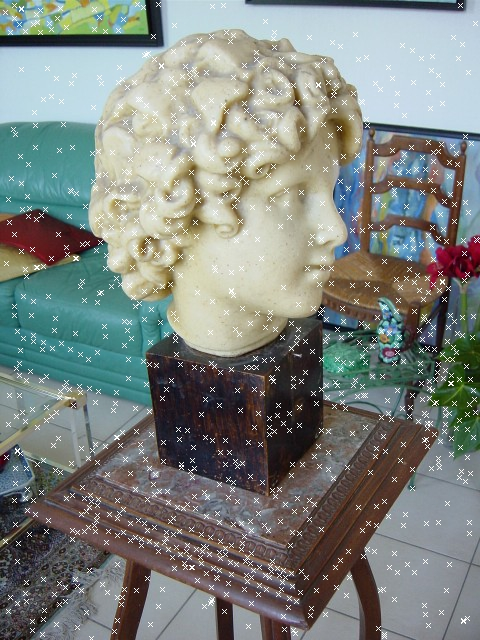
#> input picture Friday 08:30 - 10:30/E22CSEU1069_Adv_Cv_Labs/LAB 9/head1.jpg, 480 x 640 px, given in place of image1.png, which was not available
$ jupyter execute --allow-errors E22CSEU0912_ComputerV_Lab_9.ipynb   (shell and % lines are left out)
#> lines starting #> are read from the running program, lines starting #| are printed output that depends on the picture; after the words box and inside, x2 and y2 are one past the last pixel; in counts of white or black regions, pixels touching at a corner belong together; pictures that were not available may be replaced by others from this repository, and a replacement may not be noted
[cell 1]
import os

# Create folder named 'images_to_stitch'
os.makedirs('images_to_stitch', exist_ok=True)
print("Folder 'images_to_stitch' created.")

[cell 2]
from google.colab import files

# Upload files (for stitching or noisy image)
uploaded = files.upload()  # You’ll be prompted to upload files
#> the answer given: head1.jpg

[cell 3]
import shutil

# Move uploaded files to the folder
shutil.move('left.png', 'images_to_stitch/left.png')
shutil.move('right.png', 'images_to_stitch/right.png')

uploaded = files.upload()
#> the answer given: head2.jpg

[cell 4]
import cv2
import matplotlib.pyplot as plt

# Load image using OpenCV (replace with your actual image file)
# Check if the files exist before loading
import os

if os.path.exists('/content/left.jpg.png'):
    img1 = cv2.imread('/content/left.jpg.png', cv2.IMREAD_COLOR)  # Load in color
else:
    print("Error: '/content/left.jpg.png' not found.")
    img1 = None  # Or handle the error in a way that works for you

if os.path.exists('/content/noisy_image.jpg.png'):
    img2 = cv2.imread('/content/noisy_image.jpg.png', cv2.IMREAD_COLOR)  # Load in color
else:
    print("Error: '/content/noisy_image.jpg.png' not found.")
    img2 = None  # Or handle the error in a way that works for you

# Check if images were loaded correctly
if img1 is not None and img2 is not None:
    # Convert BGR (OpenCV) to RGB (matplotlib)
    img_rgb1 = cv2.cvtColor(img1, cv2.COLOR_BGR2RGB)
    img_rgb2 = cv2.cvtColor(img2, cv2.COLOR_BGR2RGB)

    # Display the images
    plt.figure(figsize=(8, 6))
    plt.imshow(img_rgb1)
    plt.title("Displayed Image (img1)")
    plt.axis('off')
    plt.show()

    plt.figure(figsize=(10, 6))
    plt.imshow(img_rgb2)
    plt.title("Displayed Image (img2)")
    plt.axis('off')
    plt.show()
else:
    print("Error: Could not load one or both images.")

[cell 5]
import cv2

img1 = cv2.imread('image1.png')
#> img1 is the input picture: shape (640, 480, 3); mean B, G, R 127.3, 132.3, 126.2
img2 = cv2.imread('image2.png')
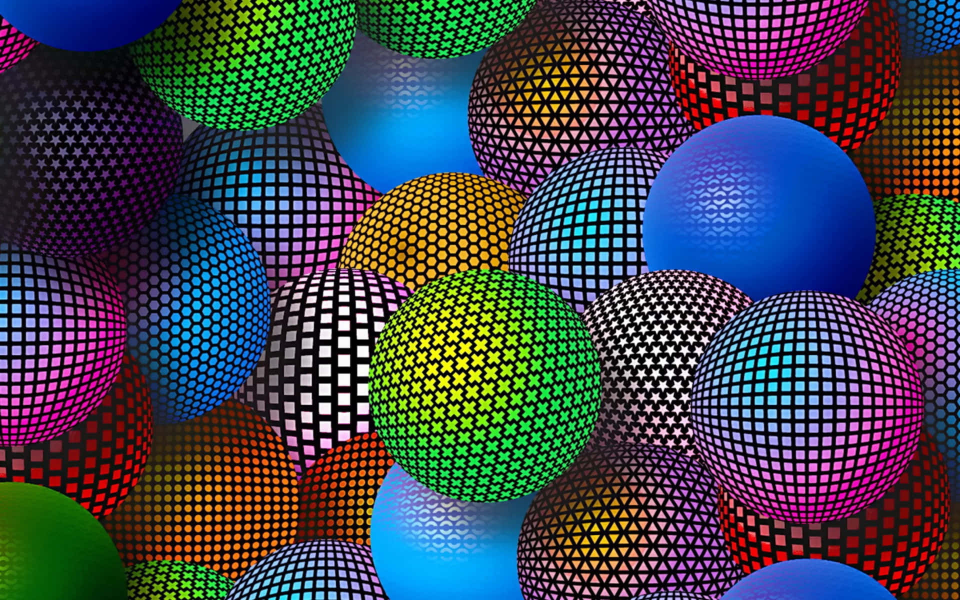
#> input picture Friday 08:30 - 10:30/E22CSEU1069_Adv_Cv_Labs/LAB_6/image2.jpg, 1920 x 1200 px, given in place of image2.png, which was not available (shown at 1/2 size)
#> img2 is the input picture: shape (1200, 1920, 3); mean B, G, R 77.9, 67.9, 63.8

[cell 6]
def detect_and_match_features(img1, img2):
    orb = cv2.ORB_create()
    keypoints1, descriptors1 = orb.detectAndCompute(img1, None)
#> keypoints1 = 500 keypoints; strongest (x, y, size): (180, 463, 31), (272, 382, 31), (193, 469, 31), (270, 428, 31)
    keypoints2, descriptors2 = orb.detectAndCompute(img2, None)
#> keypoints2 = 500 keypoints; strongest (x, y, size): (681, 620, 111.1), (712, 585, 77.1), (692, 595, 111.1), (664, 568, 64.3)

    bf = cv2.BFMatcher(cv2.NORM_HAMMING, crossCheck=True)
    matches = bf.match(descriptors1, descriptors2)
#> matches = 110 matches
    matches = sorted(matches, key=lambda x: x.distance)

    return keypoints1, keypoints2, matches

keypoints1, keypoints2, matches = detect_and_match_features(img1, img2)
#> matches = 110 matches

[cell 7]
def estimate_homography(keypoints1, keypoints2, matches, threshold=3):
    src_points = np.float32([keypoints1[m.queryIdx].pt for m in matches]).reshape(-1, 1, 2)
    dst_points = np.float32([keypoints2[m.trainIdx].pt for m in matches]).reshape(-1, 1, 2)

    H, mask = cv2.findHomography(src_points, dst_points, cv2.RANSAC, threshold)
    return H, mask

#> (the rest of this cell did not finish here and is left out)

[cell 8]
# [19 lines left out: function warp_images, not called in this run]

#> (the rest of this cell did not finish here and is left out)

[cell 9]
# [4 lines left out: function blend_images, not called in this run]

#> (the rest of this cell did not finish here and is left out)

[cell 10]
import matplotlib.pyplot as plt

#> (the rest of this cell did not finish here and is left out)

[cell 11]
import cv2
import numpy as np
import matplotlib.pyplot as plt

# Load images
img1 = cv2.imread("image1.png")  # Replace with your filename
img2 = cv2.imread("image2.png")  # Replace with your filename

# Convert to grayscale
gray1 = cv2.cvtColor(img1, cv2.COLOR_BGR2GRAY)
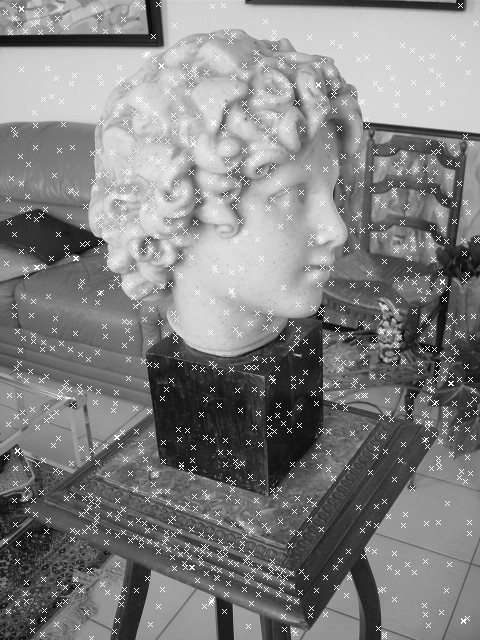
#> gray1: shape (640, 480); min 5, max 255, mean 129.9
gray2 = cv2.cvtColor(img2, cv2.COLOR_BGR2GRAY)
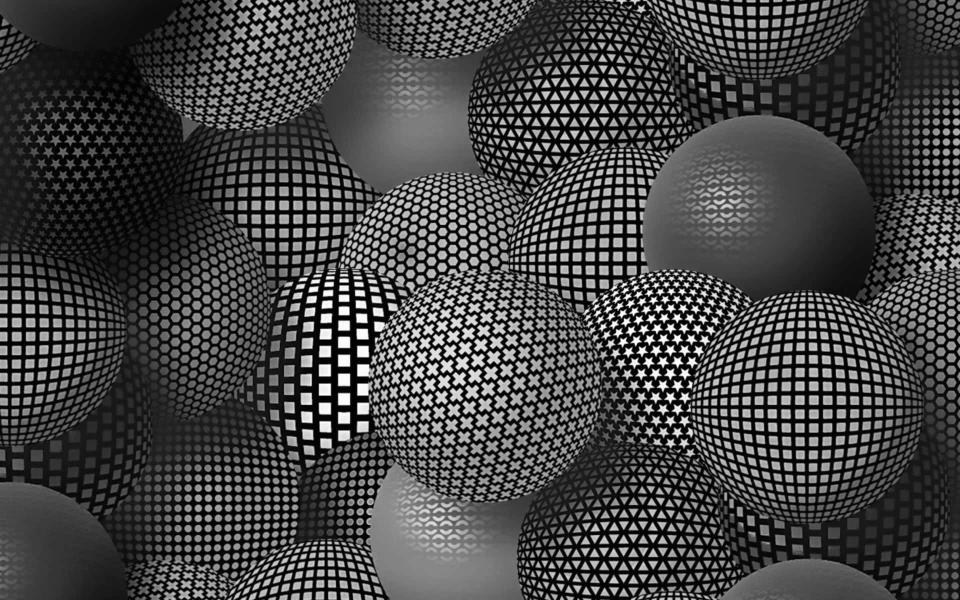
#> gray2: shape (1200, 1920) (shown at 1/2 size); min 0, max 255, mean 67.8

# ORB detector
orb = cv2.ORB_create(5000)
kp1, des1 = orb.detectAndCompute(gray1, None)
#> kp1 = 4924 keypoints; strongest (x, y, size): (191, 566, 31), (192, 568, 31), (180, 463, 31), (182, 468, 31)
kp2, des2 = orb.detectAndCompute(gray2, None)
#> kp2 = 5000 keypoints; strongest (x, y, size): (692, 620, 111.1), (717, 702, 111.1), (695, 649, 111.1), (681, 620, 111.1)

# Matcher (with cross-check)
bf = cv2.BFMatcher(cv2.NORM_HAMMING, crossCheck=True)
matches = bf.match(des1, des2)
#> matches = 791 matches
matches = sorted(matches, key=lambda x: x.distance)

# Homography
pts1 = np.float32([kp1[m.queryIdx].pt for m in matches])
#> pts1 = 791 pairs, first value 31 to 448, second value 33 to 598.8
pts2 = np.float32([kp2[m.trainIdx].pt for m in matches])
#> pts2 = 791 pairs, first value 593 to 1471, second value 263.8 to 1084
H, _ = cv2.findHomography(pts2, pts1, cv2.RANSAC)
#> H = [[0.0966, -0.56, 224.7], [0.149, -1.08, 483], [0.000344, -0.00232, 1]]

# Warp second image to first
height1, width1 = img1.shape[:2]
#> height1 = 640; width1 = 480
height2, width2 = img2.shape[:2]
#> height2 = 1200; width2 = 1920
panorama = cv2.warpPerspective(img2, H, (width1 + width2, max(height1, height2)))
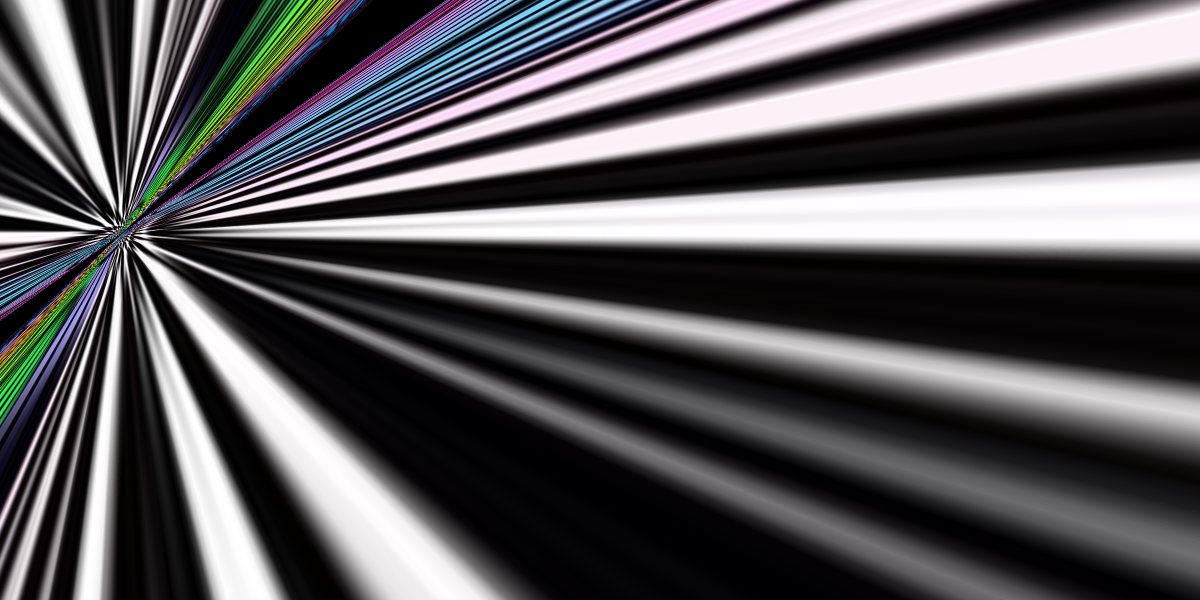
#> panorama: shape (1200, 2400, 3) (shown at 1/2 size); mean B, G, R 88, 84.5, 86.9
panorama[0:height1, 0:width1] = img1
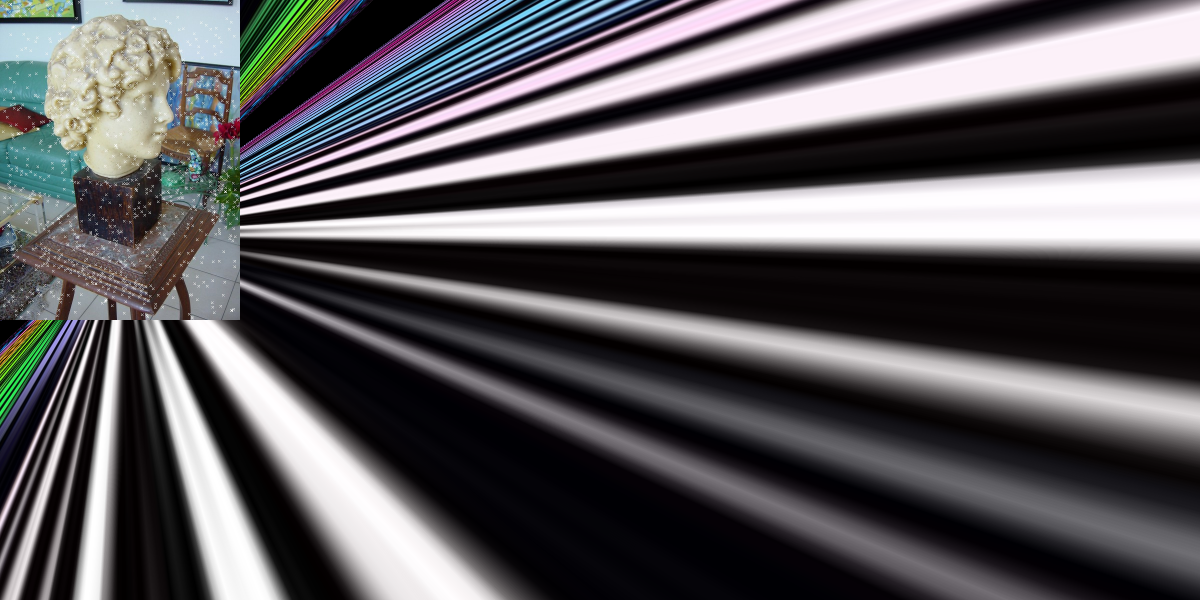
#> panorama: shape (1200, 2400, 3) (shown at 1/2 size); 10.67% of pixels changed, all inside (x1, y1, x2, y2) = (0, 0, 480, 640)

# Crop black regions automatically
def crop_black(img):
    gray = cv2.cvtColor(img, cv2.COLOR_BGR2GRAY)
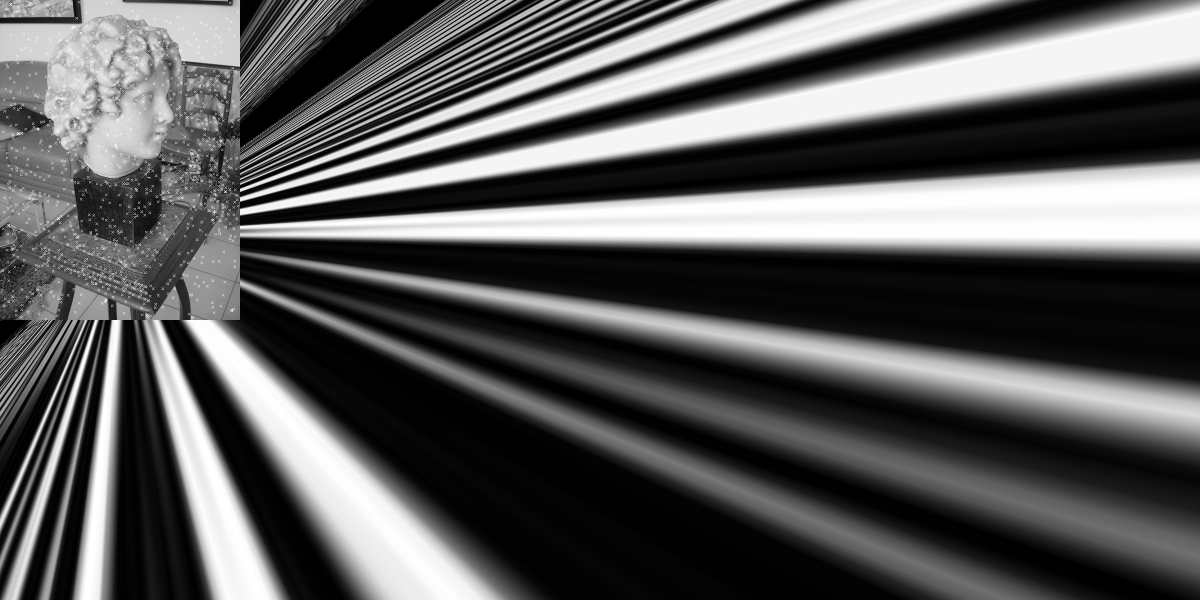
#> gray: shape (1200, 2400) (shown at 1/2 size); min 0, max 255, mean 90.2
    _, thresh = cv2.threshold(gray, 1, 255, cv2.THRESH_BINARY)
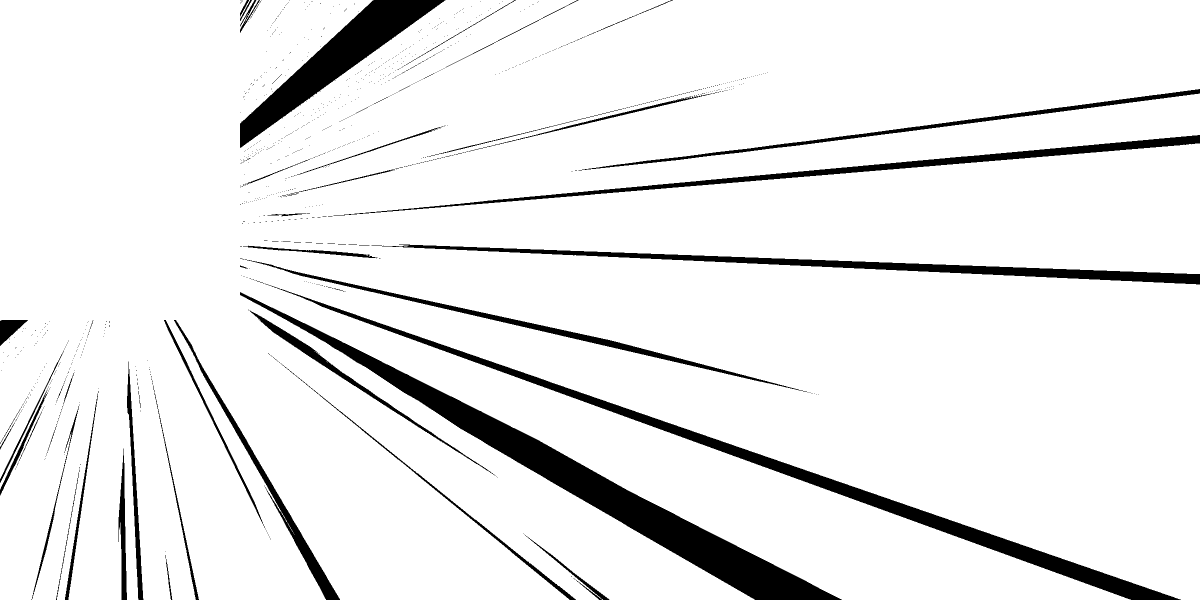
#> thresh: shape (1200, 2400) (shown at 1/2 size); 92.3% white; 1200 black regions (1149 under 20 px)
    contours, _ = cv2.findContours(thresh, cv2.RETR_EXTERNAL, cv2.CHAIN_APPROX_SIMPLE)
#> contours = 8 contours, 6 with area under 20; largest, box (x1, y1, x2, y2) and area: (0, 0, 2400, 1200) 2667232, (491, 0, 517, 43) 78
    if contours:
        x, y, w, h = cv2.boundingRect(contours[0])
#> x = 588; y = 1069; w = 1; h = 1
        return img[y:y+h, x:x+w]
    return img

cropped_panorama = crop_black(panorama)
#> cropped_panorama = [[1, 1, 3]]

# Convert to RGB for matplotlib
result_rgb = cv2.cvtColor(cropped_panorama, cv2.COLOR_BGR2RGB)
#> result_rgb = [[3, 1, 1]]

# Display
plt.figure(figsize=(14, 6))
plt.imshow(result_rgb)
plt.title("Stitched & Cropped Panorama")
plt.axis('off')
plt.show()
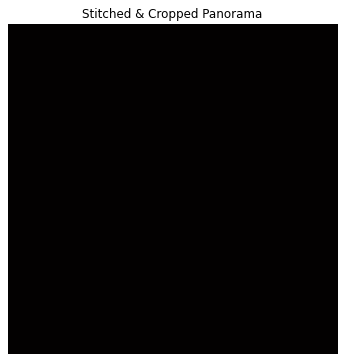
#> figure drawn by matplotlib, 1 panel
